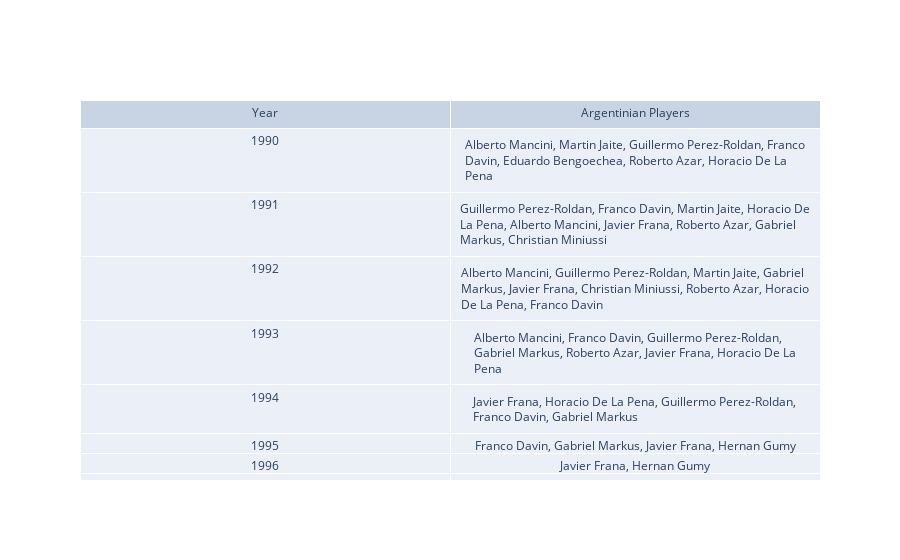

The code cell stored with this chart in its notebook:
### Code cell
# Filtrar solo los jugadores argentinos
Argentina_data = atp_data[atp_data['Country'] == 'ARG']

# Agregar una columna con el año de cada fecha
Argentina_data['Year'] = Argentina_data['Date'].dt.year

# Contar el número de jugadores únicos en el top 100 en cada año
num_argentinian_players = Argentina_data.groupby('Year')['Player'].agg(lambda x: ', '.join(x.unique()))

# Crear un objeto de figura de Plotly
fig = go.Figure()

# Agregar una tabla para mostrar el número de jugadores argentinos en el top 100 por año
fig.add_trace(
    go.Table(
        header=dict(values=['Year', 'Argentinian Players']),
        cells=dict(values=[num_argentinian_players.index, num_argentinian_players.values]),
    )
)

# Mostrar la tabla
fig.show()

### Figure 1 — Plotly figure (JSON) as saved in the notebook; plotly's stock layout.template omitted (floating-point values rounded to 4 significant figures)
{"data": [{"cells": {"values": [[1990, 1991, 1992, 1993, 1994, 1995, 1996, 1997, 1998, 1999, 2000, 2001, 2002, 2003, 2004, 2005, 2006, 2007, 2008, 2009, 2010, 2011, 2012, 2013, 2014, 2015, 2016, 2017, 2018, 2019], ["Alberto Mancini, Martin Jaite, Guillermo Perez-Roldan, Franco Davin, Eduardo Bengoechea, Roberto Azar, Horacio De La Pena", "Guillermo Perez-Roldan, Franco Davin, Martin Jaite, Horacio De La Pena, Alberto Mancini, Javier Frana, Roberto Azar, Gabriel Markus, Christian Miniussi", "Alberto Mancini, Guillermo Perez-Roldan, Martin Jaite, Gabriel Markus, Javier Frana, Christian Miniussi, Roberto Azar, Horacio De La Pena, Franco Davin", "Alberto Mancini, Franco Davin, Guillermo Perez-Roldan, Gabriel Markus, Roberto Azar, Javier Frana, Horacio De La Pena", "Javier Frana, Horacio De La Pena, Guillermo Perez-Roldan, Franco Davin, Gabriel Markus", "Franco Davin, Gabriel Markus, Javier Frana, Hernan Gumy", "Javier Frana, Hernan Gumy", "Hernan Gumy, Javier Frana, Mariano Zabaleta, Franco Squillari", "Hernan Gumy, Franco Squillari, Lucas Arnold Ker, Guillermo Canas, Mariano Puerta, Mariano Zabaleta, Martin Rodriguez", "Mariano Puerta, Franco Squillari, Mariano Zabaleta, Guillermo Canas, Martin Rodriguez, Hernan Gumy, Gaston Gaudio", "Mariano Zabaleta, Franco Squillari, Hernan Gumy, Gaston Gaudio, Guillermo Canas, Juan Ignacio Chela, Mariano Puerta, Agustin Calleri, Guillermo Coria", "Franco Squillari, Mariano Puerta, Gaston Gaudio, Mariano Zabaleta, Agustin Calleri, Juan Ignacio Chela, Guillermo Coria, Guillermo Canas, Jose Acasuso, David Nalbandian", "Guillermo Canas, David Nalbandian, Gaston Gaudio, Guillermo Coria, Franco Squillari, Mariano Zabaleta, Agustin Calleri, Juan Ignacio Chela, Jose Acasuso", "David Nalbandian, Guillermo Canas, Gaston Gaudio, Juan Ignacio Chela, Jose Acasuso, Guillermo Coria, Mariano Zabaleta, Agustin Calleri, Franco Squillari, Mariano Puerta", "Guillermo Coria, David Nalbandian, Agustin Calleri, Mariano Zabaleta, Gaston Gaudio, Juan Ignacio Chela, Jose Acasuso, Guillermo Canas, Martin Vassallo Arguello, Juan Monaco", "Guillermo Coria, David Nalbandian, Gaston Gaudio, Guillermo Canas, Juan Ignacio Chela, Mariano Zabaleta, Agustin Calleri, Jose Acasuso, Juan Monaco, Mariano Puerta, Edgardo Massa, Carlos Berlocq", "David Nalbandian, Guillermo Coria, Gaston Gaudio, Juan Ignacio Chela, Jose Acasuso, Agustin Calleri, Mariano Puerta, Carlos Berlocq, Mariano Zabaleta, Juan Monaco, Sergio Roitman, Martin Vassallo Arguello, Juan Martin del Potro", "David Nalbandian, Jose Acasuso, Agustin Calleri, Juan Ignacio Chela, Gaston Gaudio, Juan Monaco, Sergio Roitman, Martin Vassallo Arguello, Juan Martin del Potro, Guillermo Canas, Diego Hartfield, Carlos Berlocq, Mariano Zabaleta, Juan-Pablo Guzman, Juan Pablo Brzezicki", "David Nalbandian, Guillermo Canas, Juan Ignacio Chela, Juan Monaco, Agustin Calleri, Juan Martin del Potro, Jose Acasuso, Sergio Roitman, Carlos Berlocq, Martin Vassallo Arguello, Juan Pablo Brzezicki, Diego Hartfield, Eduardo Schwank, Maximo Gonzalez, Brian Dabul, Diego Junqueira", "Juan Martin del Potro, David Nalbandian, Juan Monaco, Jose Acasuso, Eduardo Schwank, Agustin Calleri, Martin Vassallo Arguello, Diego Junqueira, Guillermo Canas, Brian Dabul, Maximo Gonzalez, Leonardo Mayer, Sergio Roitman, Horacio Zeballos, Juan Ignacio Chela", "Juan Martin del Potro, Juan Monaco, Horacio Zeballos, Jose Acasuso, David Nalbandian, Maximo Gonzalez, Juan Ignacio Chela, Leonardo Mayer, Martin Vassallo Arguello, Eduardo Schwank, Brian Dabul, Carlos Berlocq", "Juan Monaco, David Nalbandian, Juan Ignacio Chela, Carlos Berlocq, Eduardo Schwank, Brian Dabul, Leonardo Mayer, Horacio Zeballos, Juan Martin del Potro, Maximo Gonzalez, Diego Junqueira", "Juan Martin del Potro, Juan Monaco, Juan Ignacio Chela, Carlos Berlocq, David Nalbandian, Leonardo Mayer, Horacio Zeballos, Guido Pella", "Juan Martin del Potro, Juan Monaco, Horacio Zeballos, Carlos Berlocq, Leonardo Mayer, David Nalbandian, Guido Pella, Martin Alund, Federico Delbonis", "Juan Martin del Potro, Carlos Berlocq, Juan Monaco, Federico Delbonis, Horacio Zeballos, Leonardo Mayer, Diego Schwartzman, Maximo Gonzalez, Facundo Bagnis", "Leonardo Mayer, Federico Delbonis, Diego Schwartzman, Juan Monaco, Carlos Berlocq, Maximo Gonzalez, Facundo Bagnis, Guido Pella", "Leonardo Mayer, Federico Delbonis, Juan Monaco, Guido Pella, Diego Schwartzman, Facundo Bagnis, Horacio Zeballos, Carlos Berlocq, Juan Martin del Potro, Renzo Olivo", "Juan Martin del Potro, Federico Delbonis, Diego Schwartzman, Facundo Bagnis, Juan Monaco, Horacio Zeballos, Guido Pella, Renzo Olivo, Carlos Berlocq, Nicolas Kicker, Leonardo Mayer", "Juan Martin del Potro, Diego Schwartzman, Leonardo Mayer, Guido Pella, Horacio Zeballos, Federico Delbonis, Nicolas Kicker, Guido Andreozzi", "Juan Martin del Potro, Diego Schwartzman, Leonardo Mayer, Guido Pella, Federico Delbonis, Guido Andreozzi, Juan Ignacio Londero"]]}, "header": {"values": ["Year", "Argentinian Players"]}, "type": "table"}], "layout": {}}
